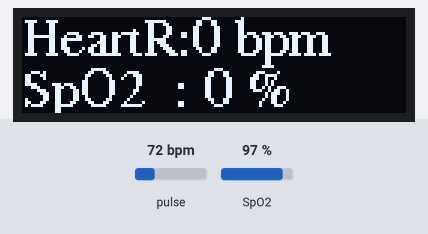
Bench run of a sketch on a simulated ESP32. Shown: 128×32 one-colour display. The test bench sets the inputs (shaded band); at power-on: pulse 72 bpm, SpO2 97 %. What the sketch prints to the serial monitor is not drawn.

Above: at 3.2 s.
3.3 s: pulse set to 42 bpm
At 6.1 s:
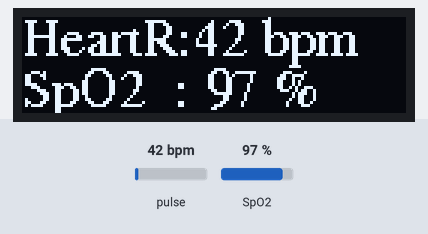
6.4 s: SpO2 set to 80 %
At 7.9 s:
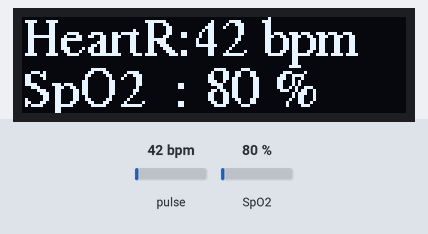
8.6 s: pulse set to 70 bpm
At 10.3 s:
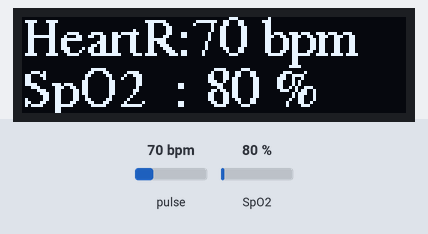
10.6 s: SpO2 set to 85 %
At 11.8 s:
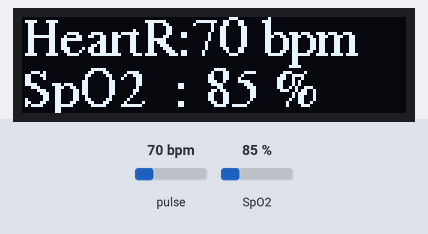
Timing chart, 0 to 13.6 s (numbered marks = the images above; inputs shaded):
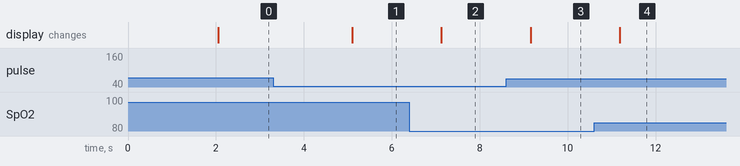

The sketch:

nhiptimvanongdooxytrongmau_chuan.ino
```cpp
#include <Wire.h>
#include "MAX30100_PulseOximeter.h"
PulseOximeter pox;
unsigned long timeS=millis();
#include <Adafruit_GFX.h>
#include <Adafruit_SSD1306.h>
#include <Fonts/FreeSerif9pt7b.h>
Adafruit_SSD1306 display(128, 32, &Wire, -1);
#include <Ticker.h>
Ticker timer;

void setup() {
  Serial.begin(115200);
  if(!display.begin(SSD1306_SWITCHCAPVCC, 0x3C)) {
    Serial.println("SSD1306 allocation failed");
    for(;;);
  }
  display.setFont(&FreeSerif9pt7b);
  display.clearDisplay();
  display.setTextSize(1);
  display.setTextColor(WHITE);
  display.setCursor(20,10);
  display.println("Welcome to");
  display.setCursor(0,30);
  display.println("DTM E-SMART");
  display.display();
  delay(2000);
  if (!pox.begin()) {
      Serial.println("FAILED");
      for(;;);
  } else {
      Serial.println("SUCCESS");
  }
  pox.setIRLedCurrent(MAX30100_LED_CURR_7_6MA);
  pox.setOnBeatDetectedCallback(onBeatDetected);
  timer.attach_ms(100, update);
}

void loop() {
  if(millis()-timeS>1000){
    Serial.print("Heart rate:");
    Serial.print(pox.getHeartRate());
    Serial.print("bpm / SpO2:");
    Serial.print(pox.getSpO2());
    Serial.println("%");

    display.clearDisplay();
    display.setCursor(0,12);
    display.print("HeartR:");
    display.print(pox.getHeartRate(),0);
    display.println(" bpm");
    display.setCursor(0,29);
    display.print("SpO2  : ");
    display.print(pox.getSpO2());
    display.println(" %");
    display.display();

    timeS=millis();
  }
}
void update(){
  pox.update();
}
void onBeatDetected()
{
    Serial.println("Beat!");
}
```

Measured:
- after the input at 3.3 s, the display: changes after 1.8 s (image 1)
- after the input at 6.4 s, the display: changes after 0.73 s (image 2)
- after the input at 8.6 s, the display: changes after 0.56 s (image 3)
- after the input at 10.6 s, the display: changes after 0.59 s (image 4)
